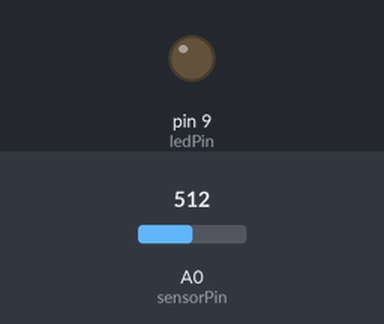
A sketch run on a simulated Arduino Uno, built with avr-gcc and run on an emulated ATmega328P. On the bench: output pins drawn as LEDs (lit = HIGH). The test bench sets the inputs (shaded band); at power-on: A0 (sensorPin) = 512.

Above: at 1.2 s.
1.3 s: A0 (sensorPin) set to 472
2.8 s: A0 (sensorPin) set to 447
At 3.6 s:
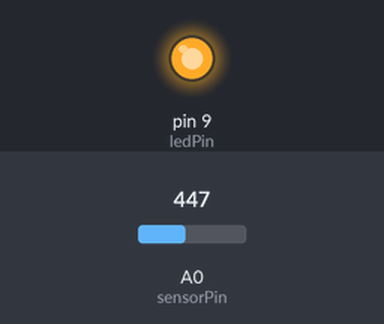
4.3 s: A0 (sensorPin) set to 511
At 4.8 s:
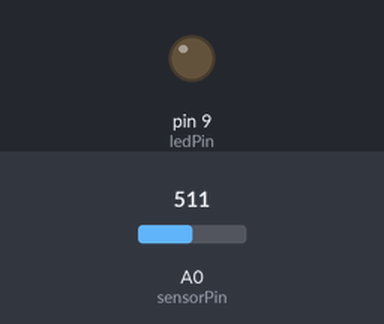
5.8 s: A0 (sensorPin) set to 306
At 7.1 s:
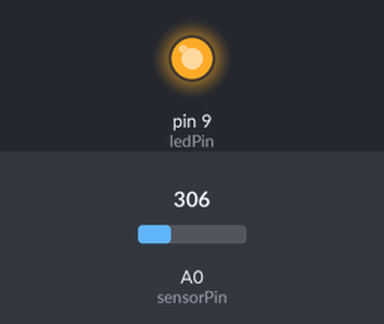
Timing chart, 0 to 8.3 s (numbered marks = the images above; inputs shaded):
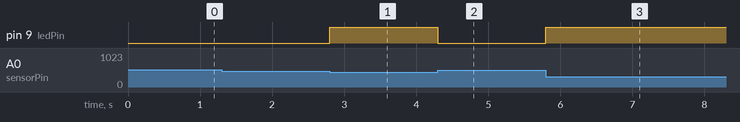

The sketch:

Photoresistor.ino
```cpp
/*
* Written by Larry Adams
*
* Copy of PHOTORESISTOR https://create.arduino.cc/projecthub/Ayeon0122/reading-a-photoresistor-1e705e
*/

// PINS
const int sensorPin = 0;
const int ledPin = 9;

// GLOBALS
int lightCal;
int lightVal;

void setup() {
  pinMode(ledPin, OUTPUT);
  lightCal = analogRead(sensorPin); // initial input from light
}

void loop() {
  lightVal = analogRead(sensorPin);

  // If lightVal is less than our initial reading (lightCal) minus 50 is dark
  // and turn pin 9 HIGH. the (-50) part of the statement sets the sensitivity.
  // The smaller the number the more sensitive the circuit will be to variances
  // in light.
  if (lightVal < lightCal - 50) {
    digitalWrite(ledPin, HIGH);
  } else {
    digitalWrite(ledPin, LOW);
  }

}
```

Measured:
- the behaviour switches between 462 and 461 on A0 (sensorPin) (found by bisection; images 0 and 1)
- after the input at 1.3 s, every drawn part: stays the same
- after the input at 2.8 s, pin 9 (ledPin): LOW → HIGH at once
- after the input at 4.3 s, pin 9 (ledPin): HIGH → LOW at once
- after the input at 5.8 s, pin 9 (ledPin): LOW → HIGH at once
